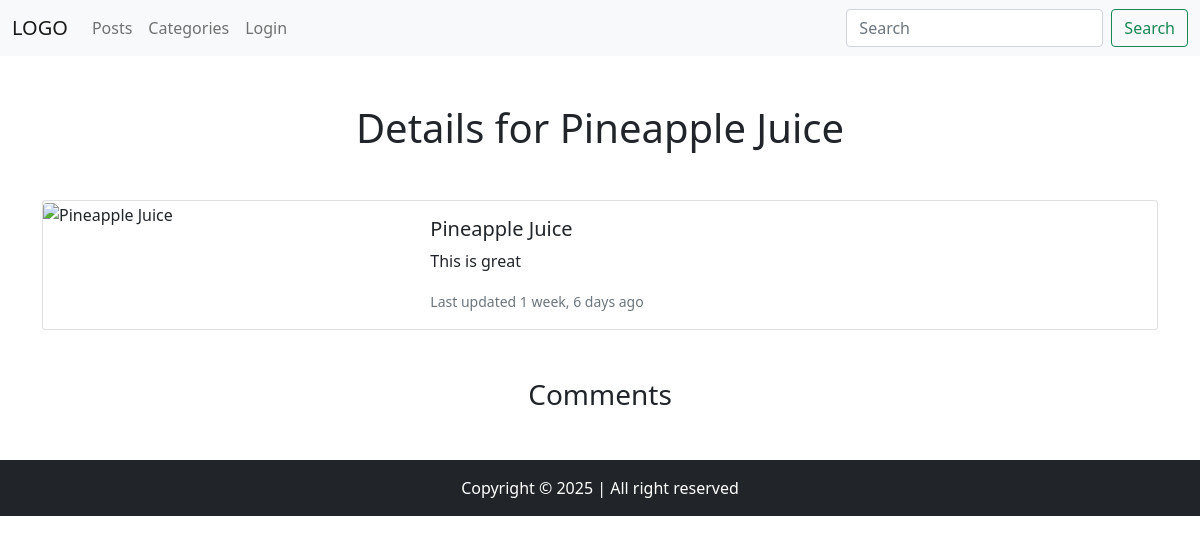
The page /post/details/9/ on the database as committed earlier.
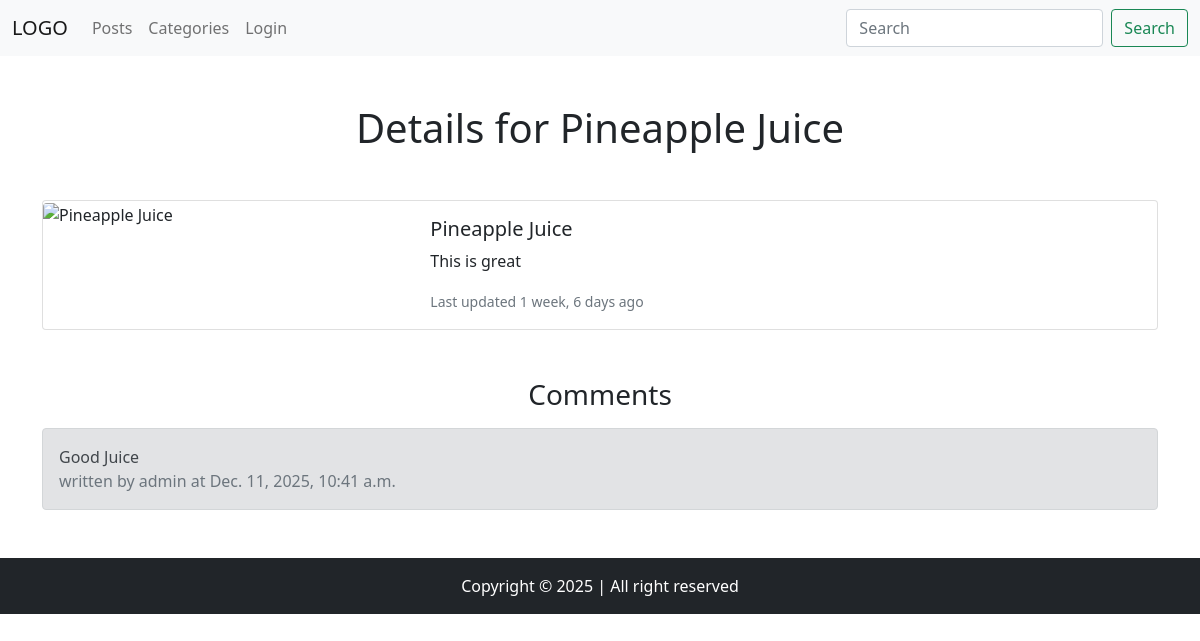
The same page on the database as committed later.
### app/models.py (models this page shows, shortened)
class CommentModel(models.Model):
    post = models.ForeignKey(PostModel, on_delete=models.CASCADE)
    author = models.ForeignKey(User, on_delete=models.CASCADE)
    message = models.TextField()
    created_at = models.DateTimeField(auto_now_add=True)
    updated_at = models.DateTimeField(auto_now=True)
    class Meta:
        verbose_name = "Comment"
        verbose_name_plural = "Comments"

### app/views.py (the view)
# urls.py: path("post/details/<int:pk>/", views.post_details),
def post_details(request, pk):
    post = PostModel.objects.get(id=pk)
    comments = CommentModel.objects.filter(post_id=post.id).order_by("-created_at")
    return render(request, "post_details.html", {"post": post, "comments": comments})

### templates/post_details.html (shortened to what this page needs)
{% extends 'components/base.html' %}
{% block body %}
{% load humanize %}
<h1 class="text-center mb-5">Details for {{ post.title }}</h1>
<div class="card mb-3">
    <div class="row g-0">
        <div class="col-md-4">
            {% if post.image %}
            <img src="{{ post.image.url }}" class="img-fluid rounded-start" alt="{{ post.title }}">
            {% else %}
            <img src="https://encrypted-tbn0.gstatic.com/images?q=tbn:ANd9GcQgE2ZVQ_3i2YvbYNZFyGVqclC7-eLgOmUp52QB0FtBBuAEC6yJtqygHSQgQ5FgCaeEg0o&usqp=CAU"
                class="img-fluid rounded-start" alt="{{ post.title }}">
            {% endif %}
        </div>
        <div class="col-md-8">
            <div class="card-body">
                <h5 class="card-title">{{ post.title }}</h5>
                <p class="card-text">{{ post.description }}</p>
                <p class="card-text"><small class="text-muted">Last updated {{ post.updated_at|naturaltime }}</small>
                </p>
            </div>
        </div>
    </div>
</div>
<div class="mt-5">
    <h3 class="text-center mb-3">Comments</h3>
    {% for comment in comments %}
    <div class="mb-3">
        <div class="alert alert-secondary d-flex justify-content-between align-items-center" role="alert">
            <div>
                {{ comment.message }}
                <p class="text-muted mb-0">written by {{ comment.author.username }} at {{ comment.created_at }}</p>
            </div>
        </div>
    </div>
    {% endfor %}
</div>
{% endblock %}

Rows that differ between the two databases and show on the page:
added CommentModel: message "Good Juice", author.username "admin", created_at "Dec. 11, 2025, 10:41 a.m."
